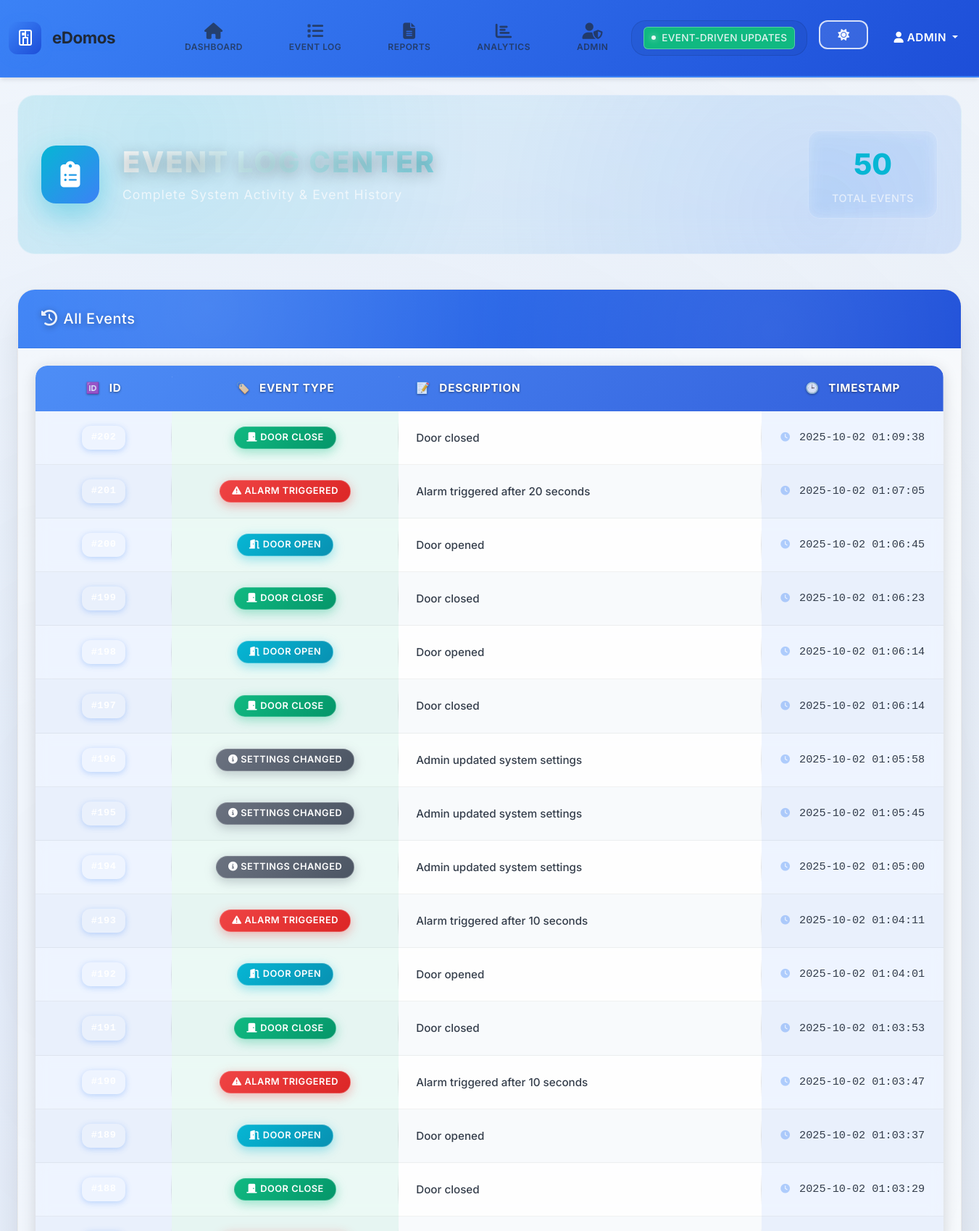
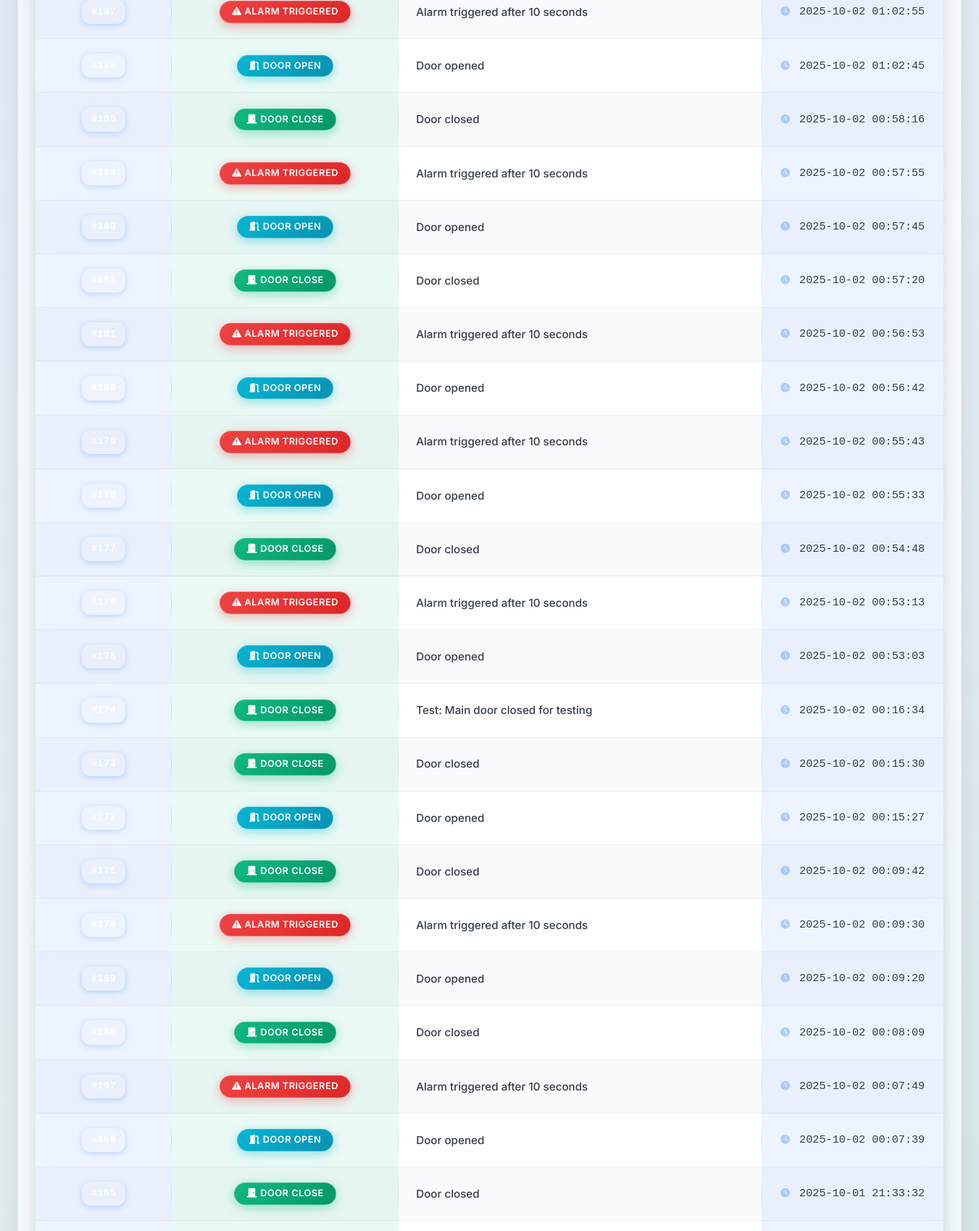
Screenshot of /event-log?page=2 (signed in, upper part) with the database file from the repository (2 pictures, top to bottom).
### models.py (models this page shows, shortened)
class User(UserMixin, db.Model):
    id = db.Column(db.Integer, primary_key=True)
    username = db.Column(db.String(80), unique=True, nullable=False)
    password_hash = db.Column(db.String(128), nullable=False)
    is_admin = db.Column(db.Boolean, default=False)
    permissions = db.Column(db.String(200), default="dashboard")  # Comma-separated list

class EventLog(db.Model):
    id = db.Column(db.Integer, primary_key=True)
    event_type = db.Column(db.String(50), nullable=False)  # 'door_open', 'door_close', 'alarm_triggered', 'setting_changed'
    description = db.Column(db.Text)
    timestamp = db.Column(db.DateTime, default=datetime.utcnow)

### app.py (the view)
@app.route('/event-log')
@login_required
def event_log():
    if 'event_log' not in current_user.permissions.split(','):
        return redirect(url_for('dashboard'))
    page = request.args.get('page', 1, type=int)
    per_page = 50
    events = EventLog.query.order_by(EventLog.timestamp.desc()).paginate(
        page=page, per_page=per_page, error_out=False)
    return render_template('event_log.html',
        events=events.items,
        pagination=events,
        permissions=current_user.permissions.split(',')
    )

### app.py (called while the page is built)
@login_manager.user_loader
def load_user(user_id):
    return User.query.get(int(user_id))

### templates/event_log.html (shortened to what this page needs)
{% extends "base.html" %}
{% block content %}
<div class="container-fluid">
    <div class="event-log-header-section">
        <div class="event-header-content">
            <div class="event-icon">
                <i class="fas fa-clipboard-list"></i>
            </div>
            <div class="event-title-section">
                <h1 class="event-title">EVENT LOG CENTER</h1>
                <p class="event-subtitle">Complete System Activity & Event History</p>
            </div>
            <div class="event-stats">
                <div class="event-stat-item">
                    <span class="event-stat-number">{{ events|length }}</span>
                    <span class="event-stat-label">Total Events</span>
                </div>
            </div>
        </div>
    </div>
    <div class="row">
        <div class="col-12">
            <div class="card event-log-main-card">
                <div class="card-header event-log-header">
                    <h5 class="mb-0"><i class="fas fa-history me-2"></i>All Events</h5>
                </div>
                <div class="card-body event-log-body">
                    <div class="table-responsive event-table-container">
                        <table id="eventsTable">
                            <thead>
                                <tr>
                                    <th>ID</th>
                                    <th>Event Type</th>
                                    <th>Description</th>
                                    <th>Timestamp</th>
                                </tr>
                            </thead>
                            <tbody id="eventTableBody">
                                {% if events %}
                                    {% for event in events %}
                                    <tr data-event-id="{{ event.id }}">
                                        <td><span class="event-id">#{{ event.id }}</span></td>
                                        <td>
                                            {% if event.event_type == 'door_open' %}
                                            <span class="badge bg-info"><i class="fas fa-door-open me-1"></i>Door Open</span>
                                            {% elif event.event_type == 'door_close' %}
                                            <span class="badge bg-success"><i class="fas fa-door-closed me-1"></i>Door Close</span>
                                            {% elif event.event_type == 'alarm_triggered' %}
                                            <span class="badge bg-danger"><i class="fas fa-exclamation-triangle me-1"></i>Alarm Triggered</span>
                                            {% else %}
                                            <span class="badge bg-secondary"><i class="fas fa-info-circle me-1"></i>{{ event.event_type.replace('_', ' ').title() }}</span>
                                            {% endif %}
                                        </td>
                                        <td class="event-description">{{ event.description }}</td>
                                        <td class="event-timestamp">
                                            <i class="fas fa-clock me-1 opacity-50"></i>
                                            {{ event.timestamp.strftime('%Y-%m-%d %H:%M:%S') }}
                                        </td>
                                    </tr>
                                    {% endfor %}
                                {% endif %}
                            </tbody>
                        </table>
                </div>
            </div>
        </div>
    </div>
</div>
{% endblock %}

### templates/base.html (shortened to what this page needs)
<!DOCTYPE html>
<html lang="en">
<head>
    <link href="https://cdn.jsdelivr.net/npm/bootstrap@5.3.0/dist/css/bootstrap.min.css" rel="stylesheet">
    <link href="https://cdnjs.cloudflare.com/ajax/libs/font-awesome/6.4.0/css/all.min.css" rel="stylesheet">
    <link rel="stylesheet" href="{{ url_for('static', filename='css/modern.css') }}">
</head>
<body>
    {% if current_user.is_authenticated %}
    <nav class="navbar navbar-expand-lg navbar-dark bg-primary professional-nav">
        <div class="container-fluid">
            <a class="navbar-brand professional-brand" href="{{ url_for('dashboard') }}">
                <div class="brand-logo">
                </div>
                <div class="brand-text">
                    <span class="brand-main">eDomos</span>
                </div>
            </a>
            <div class="collapse navbar-collapse" id="navbarNav">
                <ul class="navbar-nav me-auto d-flex justify-content-start">
                    {% if 'dashboard' in permissions %}
                    <li class="nav-item mx-2">
                        <a class="nav-link nav-link-vertical" href="{{ url_for('dashboard') }}">
                            <i class="fas fa-home nav-icon"></i>
                            <span class="nav-text">Dashboard</span>
                        </a>
                    </li>
                    {% endif %}
                    {% if 'event_log' in permissions %}
                    <li class="nav-item mx-2">
                        <a class="nav-link nav-link-vertical" href="{{ url_for('event_log') }}">
                            <i class="fas fa-list nav-icon"></i>
                            <span class="nav-text">Event Log</span>
                        </a>
                    </li>
                    {% endif %}
                    {% if 'report' in permissions %}
                    <li class="nav-item mx-2">
                        <a class="nav-link nav-link-vertical" href="{{ url_for('reports') }}">
                            <i class="fas fa-file-alt nav-icon"></i>
                            <span class="nav-text">Reports</span>
                        </a>
                    </li>
                    {% endif %}
                    {% if 'analytics' in permissions %}
                    <li class="nav-item mx-2">
                        <a class="nav-link nav-link-vertical" href="{{ url_for('analytics') }}">
                            <i class="fas fa-chart-bar nav-icon"></i>
                            <span class="nav-text">Analytics</span>
                        </a>
                    </li>
                    {% endif %}
                    {% if current_user.is_admin or 'admin' in permissions %}
                    <li class="nav-item mx-2">
                        <a class="nav-link nav-link-vertical" href="{{ url_for('admin_panel') }}">
                            <i class="fas fa-user-shield nav-icon"></i>
                            <span class="nav-text">Admin</span>
                        </a>
                    </li>
                    {% endif %}
                </ul>
                <ul class="navbar-nav">
                    <li class="nav-item me-3">
                        <div class="system-health-indicator">
                            <div class="health-status" id="systemHealth">
                                <div class="health-dot online"></div>
                                <span class="health-text">Event-Driven Updates</span>
                            </div>
                        </div>
                    </li>
                    <li class="nav-item me-3">
                        <button class="btn btn-outline-light btn-sm theme-toggle-btn" id="themeToggle" onclick="toggleTheme()">
                        </button>
                    </li>
                    <li class="nav-item dropdown">
                        <a class="nav-link dropdown-toggle" href="#" id="userDropdown" role="button" data-bs-toggle="dropdown">
                            <i class="fas fa-user"></i> {{ current_user.username }}
                        </a>
                    </li>
                </ul>
            </div>
        </div>
    </nav>
    {% endif %}
    <main class="container-fluid mt-4">
        {% block content %}{% endblock %}
    </main>
</body>
</html>

### rows the page displays
User: username "ADMIN"
EventLog: event_type "door_close" (drawn), description "Door closed", timestamp "2025-10-02 01:09:38"
EventLog: event_type "alarm_triggered" (drawn), description "Alarm triggered after 20 seconds", timestamp "2025-10-02 01:07:05"
EventLog: event_type "door_open" (drawn), description "Door opened", timestamp "2025-10-02 01:06:45"
EventLog: event_type "door_close" (drawn), description "Door closed", timestamp "2025-10-02 01:06:23"
EventLog: event_type "door_open" (drawn), description "Door opened", timestamp "2025-10-02 01:06:14"
EventLog: event_type "door_close" (drawn), description "Door closed", timestamp "2025-10-02 01:06:14"
EventLog: event_type.replace "SETTINGS CHANGED", description "Admin updated system settings", timestamp "2025-10-02 01:05:58"
EventLog: event_type.replace "SETTINGS CHANGED", description "Admin updated system settings", timestamp "2025-10-02 01:05:45"
EventLog: event_type.replace "SETTINGS CHANGED", description "Admin updated system settings", timestamp "2025-10-02 01:05:00"
EventLog: event_type "alarm_triggered" (drawn), description "Alarm triggered after 10 seconds", timestamp "2025-10-02 01:04:11"
EventLog: event_type "door_open" (drawn), description "Door opened", timestamp "2025-10-02 01:04:01"
EventLog: event_type "door_close" (drawn), description "Door closed", timestamp "2025-10-02 01:03:53"
EventLog: event_type "alarm_triggered" (drawn), description "Alarm triggered after 10 seconds", timestamp "2025-10-02 01:03:47"
EventLog: event_type "door_open" (drawn), description "Door opened", timestamp "2025-10-02 01:03:37"
EventLog: event_type "door_close" (drawn), description "Door closed", timestamp "2025-10-02 01:03:29"
EventLog: event_type "alarm_triggered" (drawn), description "Alarm triggered after 10 seconds", timestamp "2025-10-02 01:02:55"
EventLog: event_type "door_open" (drawn), description "Door opened", timestamp "2025-10-02 01:02:45"
EventLog: event_type "door_close" (drawn), description "Door closed", timestamp "2025-10-02 00:58:16"
EventLog: event_type "alarm_triggered" (drawn), description "Alarm triggered after 10 seconds", timestamp "2025-10-02 00:57:55"
EventLog: event_type "door_open" (drawn), description "Door opened", timestamp "2025-10-02 00:57:45"
EventLog: event_type "door_close" (drawn), description "Door closed", timestamp "2025-10-02 00:57:20"
EventLog: event_type "alarm_triggered" (drawn), description "Alarm triggered after 10 seconds", timestamp "2025-10-02 00:56:53"
EventLog: event_type "door_open" (drawn), description "Door opened", timestamp "2025-10-02 00:56:42"
EventLog: event_type "alarm_triggered" (drawn), description "Alarm triggered after 10 seconds", timestamp "2025-10-02 00:55:43"
EventLog: event_type "door_open" (drawn), description "Door opened", timestamp "2025-10-02 00:55:33"
EventLog: event_type "door_close" (drawn), description "Door closed", timestamp "2025-10-02 00:54:48"
EventLog: event_type "alarm_triggered" (drawn), description "Alarm triggered after 10 seconds", timestamp "2025-10-02 00:53:13"
EventLog: event_type "door_open" (drawn), description "Door opened", timestamp "2025-10-02 00:53:03"
EventLog: event_type "door_close" (drawn), description "Test: Main door closed for testing", timestamp "2025-10-02 00:16:34"
EventLog: event_type "door_close" (drawn), description "Door closed", timestamp "2025-10-02 00:15:30"
EventLog: event_type "door_open" (drawn), description "Door opened", timestamp "2025-10-02 00:15:27"
EventLog: event_type "door_close" (drawn), description "Door closed", timestamp "2025-10-02 00:09:42"
EventLog: event_type "alarm_triggered" (drawn), description "Alarm triggered after 10 seconds", timestamp "2025-10-02 00:09:30"
EventLog: event_type "door_open" (drawn), description "Door opened", timestamp "2025-10-02 00:09:20"
EventLog: event_type "door_close" (drawn), description "Door closed", timestamp "2025-10-02 00:08:09"
EventLog: event_type "alarm_triggered" (drawn), description "Alarm triggered after 10 seconds", timestamp "2025-10-02 00:07:49"
EventLog: event_type "door_open" (drawn), description "Door opened", timestamp "2025-10-02 00:07:39"
EventLog: event_type "door_close" (drawn), description "Door closed", timestamp "2025-10-01 21:33:32"

### other values shown
{{ events|length }} "50"
